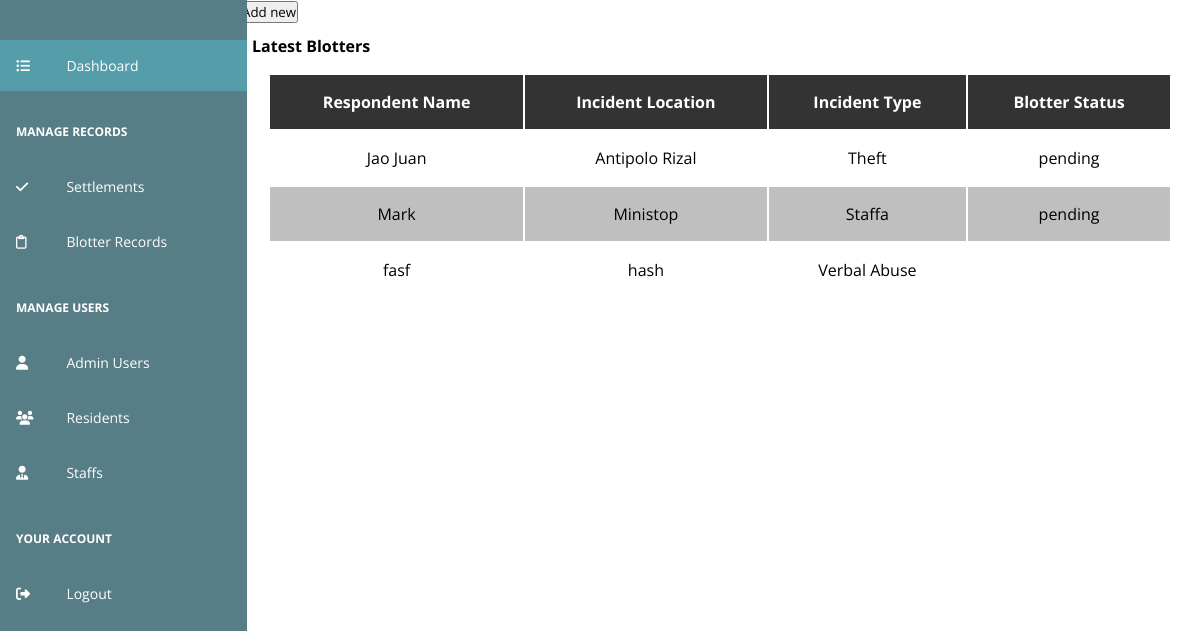
The app's page /admin/blotters.php with its own data.
### tables this page shows
CREATE TABLE `blotter_records` (
  `id` int(11) NOT NULL,
  `complainant_id` int(11) NOT NULL,
  `respondent_name` varchar(255) NOT NULL,
  `respondent_address` varchar(255) NOT NULL,
  `incident_location` varchar(255) NOT NULL,
  `incident_details` longtext NOT NULL,
  `incident_type` varchar(255) NOT NULL,
  `blotter_status` varchar(255) DEFAULT 'pending',
  `investigating_officer` varchar(255) DEFAULT NULL,
  `remarks` varchar(255) NOT NULL
);

### admin/components/Table.php (the view, shortened to what this page needs)
<?php
class Table
{
    private $tbl, $header, $content, $id, $styles, $attributes, $columns;
    public function __construct($tbl)
    {
        $this->tbl = $tbl;
    }
    public function build_header()
    {
        $header = "";
        $keys = array_keys($this->tbl[0]);
        foreach ($keys as $th) {
            $newTh = str_replace("_", " ", $th);
            $header .= "<th>$newTh</th>";
        }
    }
    public function build_rows()
    {
        $rows = "";
        foreach ($this->tbl as $key => $row) {
            $rows .= "<tr>";
            foreach ($row as $subKey => $subRow) {
                $rows .= "<td>$subRow</td>";
            }
            $rows .= "</tr>";
        }
    }
    function build_table()
    {
        $this->build_header();
        $this->build_rows();
        return <<<TBL
            <table class="tbl">
                <thead>
                    {$this->getHeader()}
                </thead>
                <tbody>
                    {$this->getContent()}
                </tbody>
            </table>
            TBL;
    }
    public function getHeader()
    {
        return $this->header;
    }
    public function setHeader($header)
    {
        $this->header = $header;
        return $this;
    }
    public function getContent()
    {
        return $this->content;
    }
    public function setContent($content)
    {
        $this->content = $content;
        return $this;
    }
}

### admin/assets/css/styles.css (style rules this page uses)
* { margin: 0; padding: 0; outline: none; box-sizing: border-box; font-family: 'Open Sans', sans-serif; }
body, html { height: 100%; }
body { display: grid; grid-template-columns: 1fr 4fr; }
.tbl { width: 100%; padding: 1rem; }
.tbl tr:nth-child(even), .tbl tr:hover { background-color: rgba(0, 0, 0, 0.25); }
.tbl th { background-color: #333; color: #fff; }
.tbl th { text-transform: capitalize; }
.tbl td, th { padding: 1rem; text-align: center; }

### records on screen
blotter_records: respondent_name "Jao Juan", incident_location "Antipolo Rizal", incident_type "Theft", blotter_status "pending"
blotter_records: respondent_name "Mark", incident_location "Ministop", incident_type "Staffa", blotter_status "pending"
blotter_records: respondent_name "fasf", incident_location "hash", incident_type "Verbal Abuse"

### other values on screen
$newTh "Respondent Name"
$newTh "Incident Location"
$newTh "Incident Type"
$newTh "Blotter Status"
